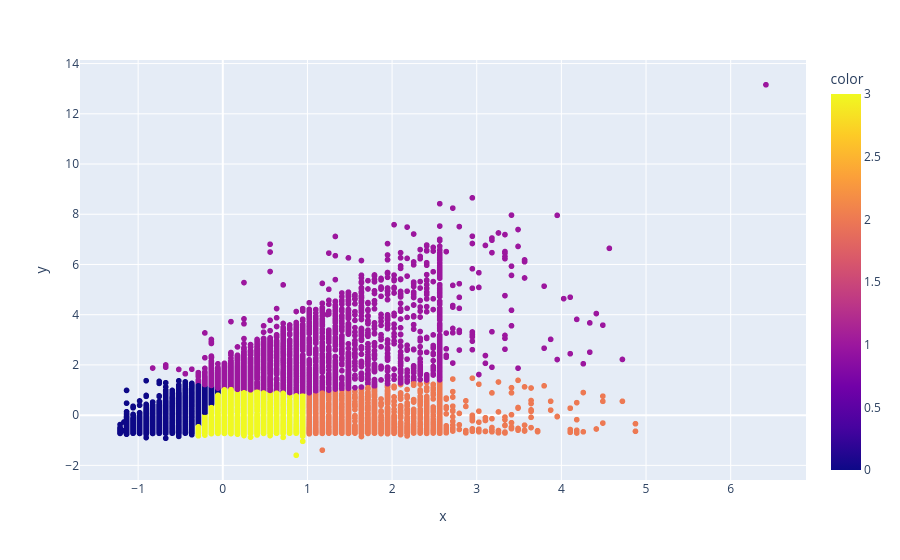

The cell this chart's notebook holds for it:
### Code cell
grafico = px.scatter(x = x_cartao[:, 0], y = x_cartao[:, 1], color = rotulos)
grafico.show()

### Figure 1 — Plotly figure (JSON) as saved in the notebook; plotly's stock layout.template omitted (floating-point values rounded to 4 significant figures; data arrays with more than 128 entries replaced by an {"elided": "..."} marker saying what was removed)
{"data": [{"hovertemplate": "x=%{x}<br>y=%{y}<br>color=%{marker.color}<extra></extra>", "legendgroup": "", "marker": {"color": {"elided": "30000 int values"}, "coloraxis": "coloraxis", "symbol": "circle"}, "mode": "markers", "name": "", "showlegend": false, "type": "scattergl", "x": {"elided": "30000 float values"}, "xaxis": "x", "y": {"elided": "30000 float values"}, "yaxis": "y"}], "layout": {"coloraxis": {"colorbar": {"title": {"text": "color"}}, "colorscale": [[0, "#0d0887"], [0.1111, "#46039f"], [0.2222, "#7201a8"], [0.3333, "#9c179e"], [0.4444, "#bd3786"], [0.5556, "#d8576b"], [0.6667, "#ed7953"], [0.7778, "#fb9f3a"], [0.8889, "#fdca26"], [1, "#f0f921"]]}, "legend": {"tracegroupgap": 0}, "margin": {"t": 60}, "xaxis": {"anchor": "y", "domain": [0, 1], "title": {"text": "x"}}, "yaxis": {"anchor": "x", "domain": [0, 1], "title": {"text": "y"}}}}
